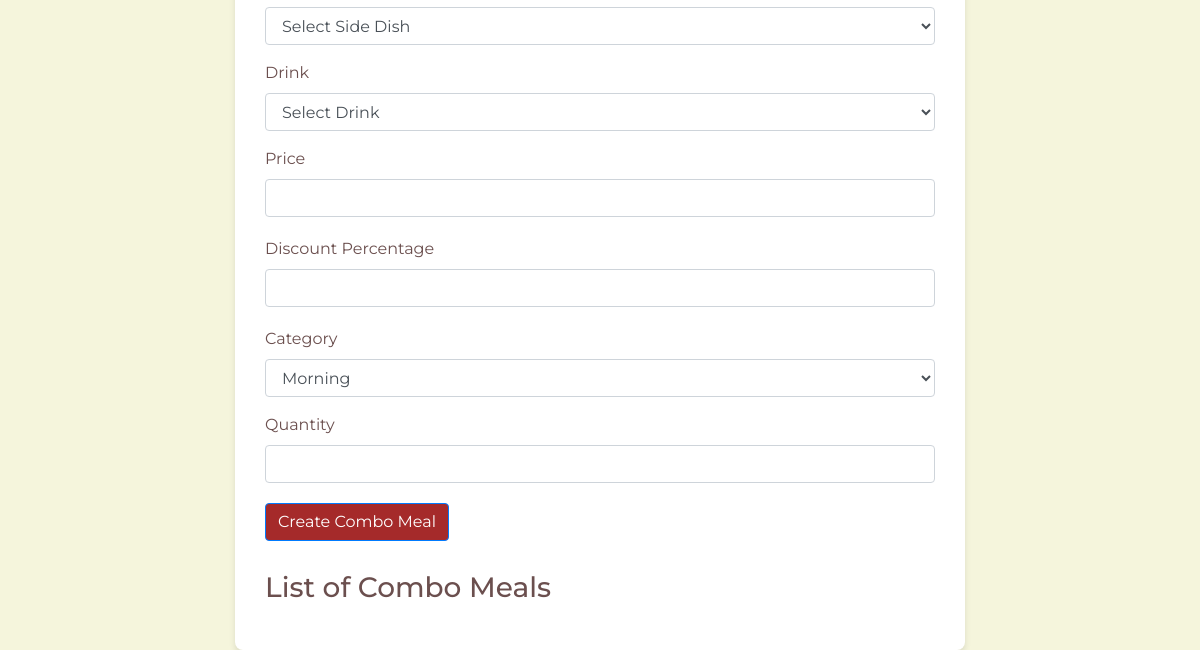
The page /admin_combo.php (lower part) on the database as committed earlier.
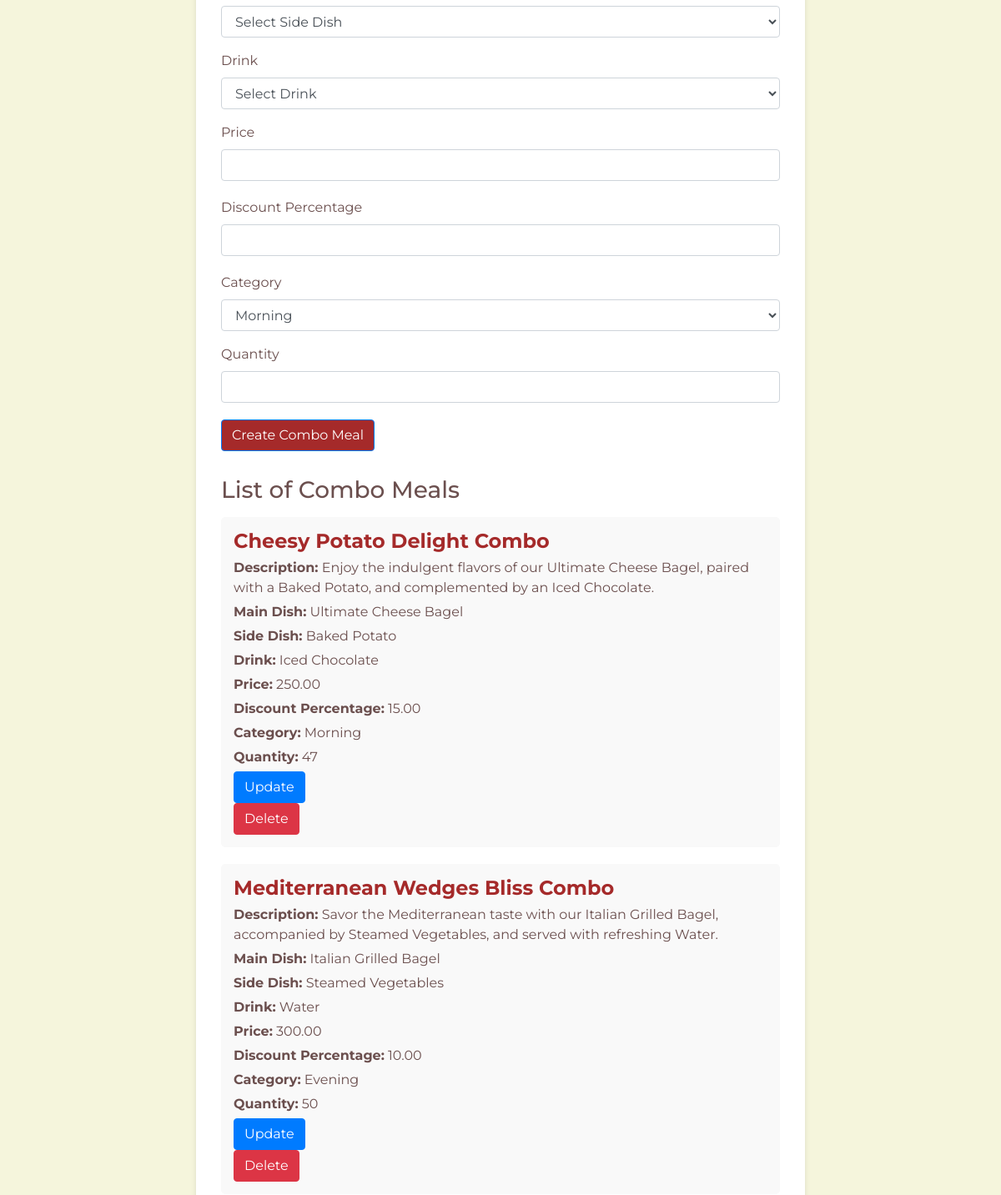
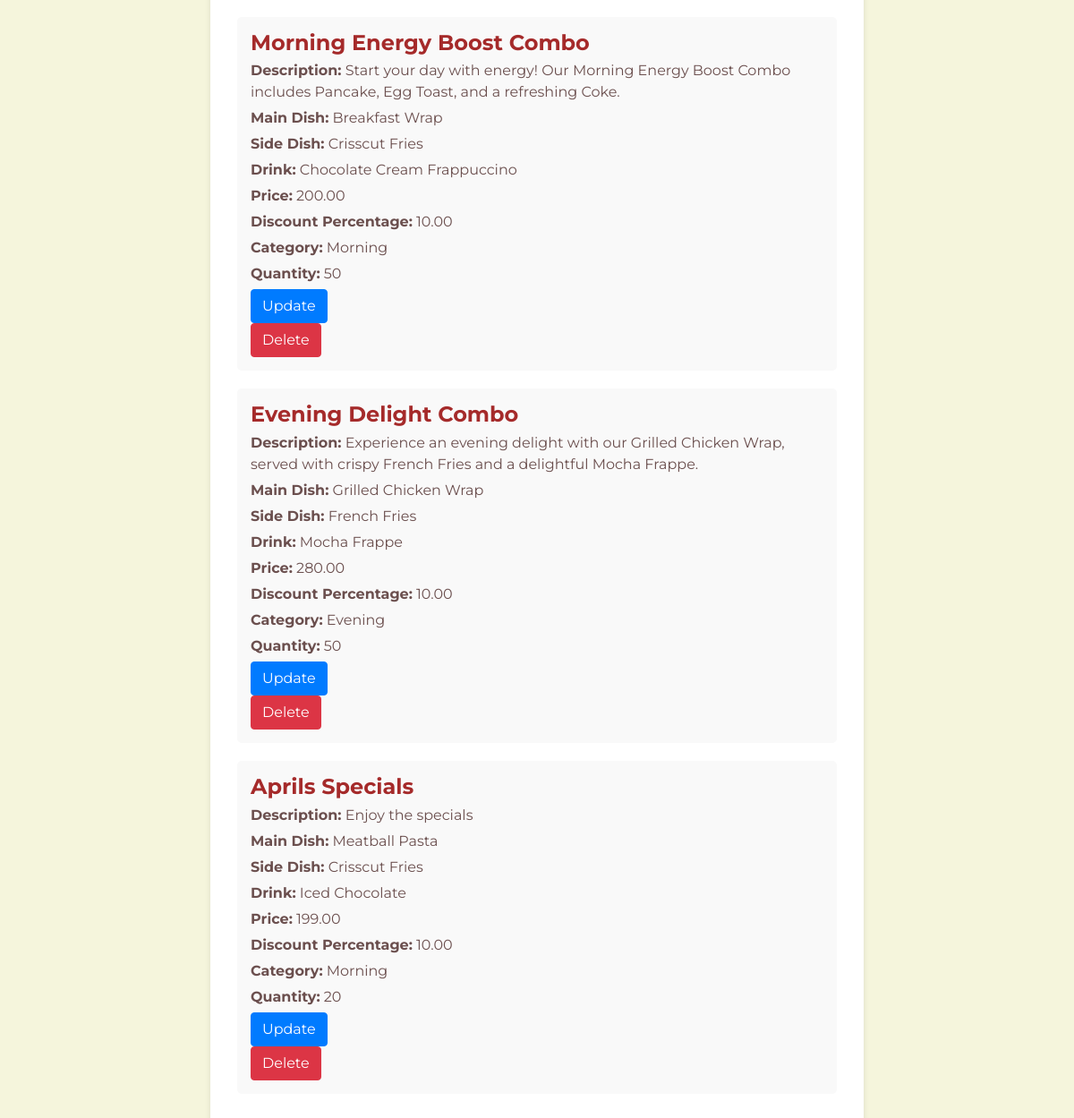
The same page on the database as committed later (2 pictures, top to bottom).
### tables this page shows
CREATE TABLE `combo_meals` (
  `combo_id` int NOT NULL,
  `name` varchar(255) NOT NULL,
  `description` text NOT NULL,
  `main_dish` varchar(255) NOT NULL,
  `side_dish` varchar(255) NOT NULL,
  `drink` varchar(255) NOT NULL,
  `price` decimal(10,2) NOT NULL,
  `discount_percentage` decimal(5,2) NOT NULL,
  `category` varchar(50) NOT NULL,
  `quantity` int NOT NULL
);

### admin_combo.php (the view, shortened to what this page needs)
<?php
include 'admin_navbar.php';
include 'db_connection.php';
$sql = "SELECT * FROM combo_meals";
$result = $conn->query($sql);
$combo_meals = [];
if ($result->num_rows > 0) {
    while ($row = $result->fetch_assoc()) {
        $combo_meals[] = $row;
    }
}
?>
<!DOCTYPE html>
<html lang="en">
<head>
    <link rel="stylesheet" href="https://stackpath.bootstrapcdn.com/bootstrap/4.5.2/css/bootstrap.min.css">
</head>
<body>
    <div class="container">
        <div class="row justify-content-center">
            <div class="col-md-8">
                <div class="promotion-container">
                    <form class="promotion-form" method="post" action="<?php echo htmlspecialchars($_SERVER["PHP_SELF"]); ?>">
                        <div class="form-group">
                            <select class="form-control" id="side_dish" name="side_dish" required>
                                <option value="">Select Side Dish</option>
                            </select>
                        </div>
                        <div class="form-group">
                            <label for="drink">Drink</label>
                            <select class="form-control" id="drink" name="drink" required>
                                <option value="">Select Drink</option>
                            </select>
                        </div>
                        <div class="form-group">
                            <label for="price">Price</label>
                            <input type="number" step="any" class="form-control" id="price" name="price" required>
                        </div>
                        <div class="form-group">
                            <label for="discount_percentage">Discount Percentage</label>
                            <input type="number" step="any" class="form-control" id="discount_percentage" name="discount_percentage">
                        </div>
                        <div class="form-group">
                            <label for="category">Category</label>
                            <select class="form-control" id="category" name="category" required>
                            <option value="Morning">Morning</option>
                            </select>
                        </div>
                        <div class="form-group">
                            <label for="quantity">Quantity</label>
                            <input type="number" class="form-control" id="quantity" name="quantity" required>
                        </div>
                        <button type="submit" class="btn btn-primary" name="create_combo">Create Combo Meal</button>
                    </form>
                    <div class="promotion-list">
                        <h3>List of Combo Meals</h3>
                        <?php foreach ($combo_meals as $combo) : ?>
                            <div class="promotion-item">
                                <h4><?php echo $combo['name']; ?></h4>
                                <p><strong>Description:</strong> <?php echo $combo['description']; ?></p>
                                <p><strong>Main Dish:</strong> <?php echo $combo['main_dish']; ?></p>
                                <p><strong>Side Dish:</strong> <?php echo $combo['side_dish']; ?></p>
                                <p><strong>Drink:</strong> <?php echo $combo['drink']; ?></p>
                                <p><strong>Price:</strong> <?php echo $combo['price']; ?></p>
                                <p><strong>Discount Percentage:</strong> <?php echo $combo['discount_percentage']; ?></p>
                                <p><strong>Category:</strong> <?php echo $combo['category']; ?></p>
                                <p><strong>Quantity:</strong> <?php echo $combo['quantity']; ?></p>
                                <form method="post" action="update_combo.php">
                                    <button type="submit" class="btn btn-primary update-btn">Update</button>
                                    </form>
                                <form method="post" action="<?php echo htmlspecialchars($_SERVER["PHP_SELF"]); ?>">
                                    <button type="submit" class="btn btn-danger">Delete</button>
                                </form>
                            </div>
                        <?php endforeach; ?>
                    </div>
                </div>
            </div>
        </div>
    </div>
</body>
</html>

Rows that differ between the two databases and show on the page:
added combo_meals: name "Cheesy Potato Delight Combo", description "Enjoy the indulgent flavors of our Ultimate Cheese Bagel, paired with a Baked Potato, and complemented by an Iced Chocolate.", main_dish "Ultimate Cheese Bagel", side_dish "Baked Potato", drink "Iced Chocolate", price "250.00", discount_percentage "15.00", category "Morning", quantity "47"
added combo_meals: name "Mediterranean Wedges Bliss Combo", description "Savor the Mediterranean taste with our Italian Grilled Bagel, accompanied by Steamed Vegetables, and served with refreshing Water.", main_dish "Italian Grilled Bagel", side_dish "Steamed Vegetables", drink "Water", price "300.00", discount_percentage "10.00", category "Evening", quantity "50"
added combo_meals: name "Morning Energy Boost Combo", description "Start your day with energy! Our Morning Energy Boost Combo includes Pancake, Egg Toast, and a refreshing Coke.", main_dish "Breakfast Wrap", side_dish "Crisscut Fries", drink "Chocolate Cream Frappuccino", price "200.00", discount_percentage "10.00", category "Morning", quantity "50"
added combo_meals: name "Evening Delight Combo", description "Experience an evening delight with our Grilled Chicken Wrap, served with crispy French Fries and a delightful Mocha Frappe.", main_dish "Grilled Chicken Wrap", side_dish "French Fries", drink "Mocha Frappe", price "280.00", discount_percentage "10.00", category "Evening", quantity "50"
added combo_meals: name "Aprils Specials", description "Enjoy the specials", main_dish "Meatball Pasta", side_dish "Crisscut Fries", drink "Iced Chocolate", price "199.00", discount_percentage "10.00", category "Morning", quantity "20"
